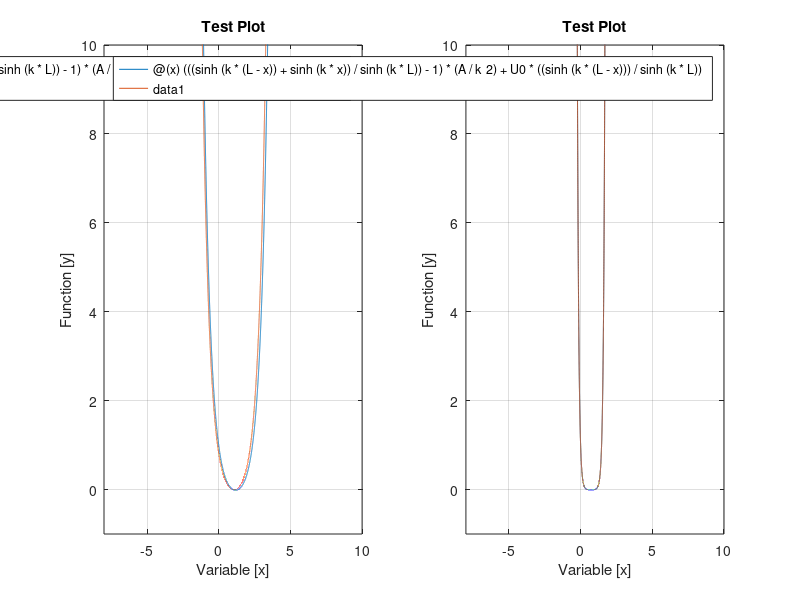

Write the MATLAB code that produced this figure.
%% MECE5397: Homework Assignment #4
% Name: Jordan Palmer
% Last Modified: 10/13/2020

%% Problem 1 - 

% House keeping commands
clc
clear
close all

% Set variables to use for constants
N = 3;
k = 1;
L = 1;
U0 = 1;
v = 1;
A = 1;
h = L/(N+1);
f = A;


matrix = [3 -1 0; -1 3 -1; 0 -1 3];
f = [-1 7 7]

% function u = triAlgorithm(matrix)
    alpha(1) = matrix(1);
    g(1) = f(1);

    for j = 2:N
        alpha(j) = matrix(j,j)-(matrix(j,j-1)/matrix(j-1,j-1))*matrix(j-1,j);
        g(j) = f(j) - (matrix(j,j-1)/matrix(j-1,j-1))*g(j-1);
    end
    
     u(N) = g(N)/alpha(N); 

    for k = 1:N-1
        u(N-k) = (g(N-k)-matrix(N-k,N-k+1)*u(N-k+1)) / alpha(N-k)
    end 
% end
%     
% 
% triAlgorithm()


% Make plots based of of chosen values
Plot1 = @(x) (((sinh(k*(L-x))+sinh(k*x))/sinh(k*L))-1)*(A/k^2) + U0*((sinh(k*(L-x)))/sinh(k*L));
Plot2 = @(x) ((cosh(k*x)/cosh(k*L))-1)*(A/k^2) + U0*(sinh(k*(L-x))/sinh(k*L));

k = 10;
Plot3 = @(x) (((sinh(k*(L-x))+sinh(k*x))/sinh(k*L))-1)*(A/k^2) + U0*((sinh(k*(L-x)))/sinh(k*L));
Plot4 = @(x) ((cosh(k*x)/cosh(k*L))-1)*(A/k^2) + U0*(sinh(k*(L-x))/sinh(k*L));

% Plot functions
subplot(1,2,1);
fplot(Plot1);
hold on
fplot(Plot2);

% Format plot
xlabel('Variable [x]')
ylabel('Function [y]')
title('Test Plot')
axis([-8,10,-1,10])
grid on

% Plot second K values
subplot(1,2,2);
fplot(Plot3)
hold on
fplot(Plot4)


% Format plot
xlabel('Variable [x]')
ylabel('Function [y]')
title('Test Plot')
axis([-8,10,-1,10])
grid on